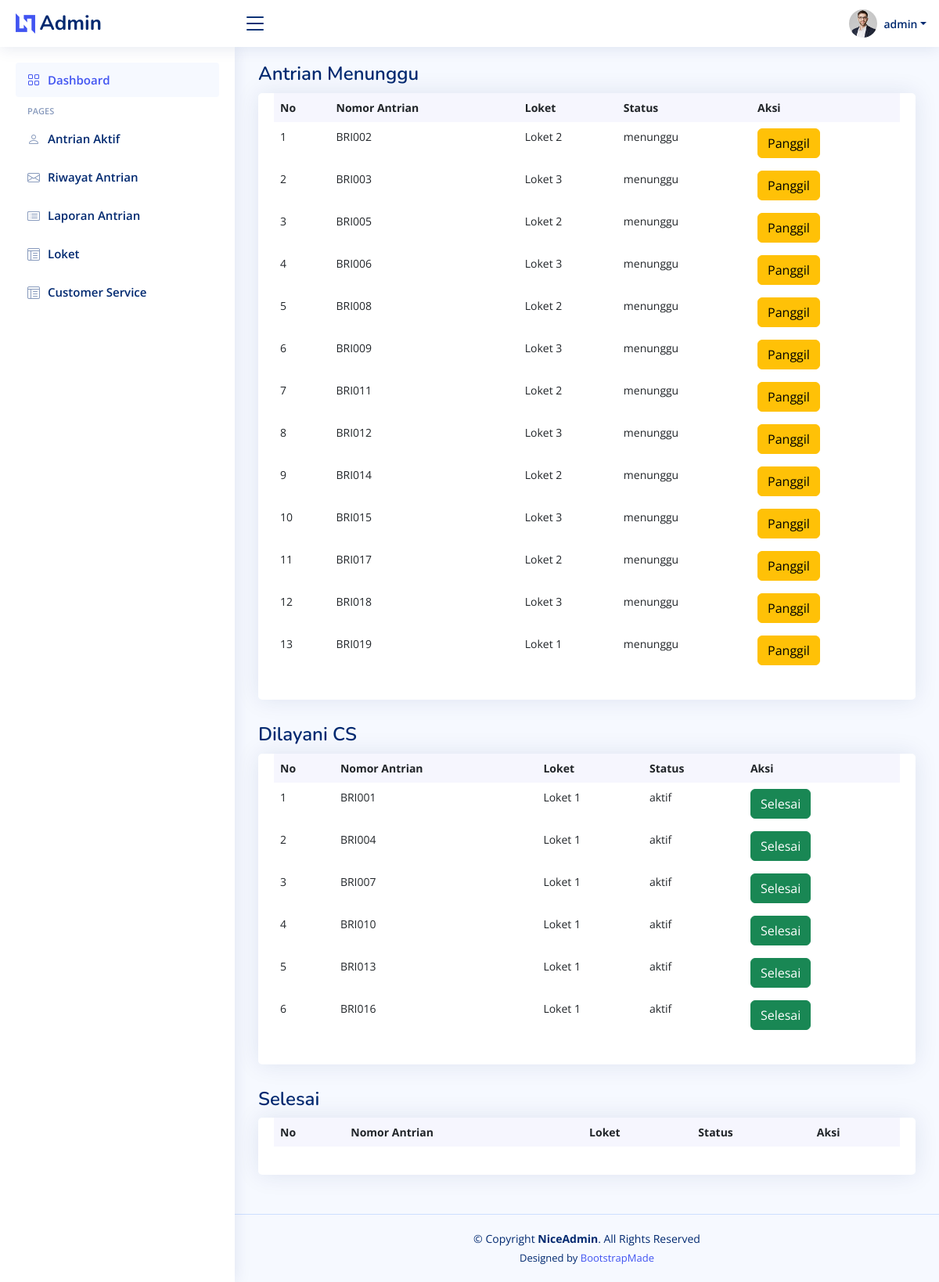
The page /admin/antrian-aktif.php (signed in) on the database its author committed.
### tables this page shows
CREATE TABLE `antrian` (
  `id` int(11) NOT NULL,
  `nomor_antrian` varchar(255) NOT NULL,
  `loket_id` int(11) DEFAULT NULL,
  `waktu_dibuat` timestamp NULL DEFAULT current_timestamp() ON UPDATE current_timestamp(),
  `status` enum('aktif','selesai','menunggu') DEFAULT NULL
);

CREATE TABLE `loket` (
  `id` int(11) NOT NULL,
  `nama` varchar(255) NOT NULL
);

### admin/antrian-aktif.php (the view, shortened to what this page needs)
<?php
include '../koneksi.php';
?>
<!DOCTYPE html>
<html lang="en">
<head>
  <link href="../assets/vendor/bootstrap/css/bootstrap.min.css" rel="stylesheet">
  <link href="../assets/vendor/bootstrap-icons/bootstrap-icons.css" rel="stylesheet">
  <link href="../assets/vendor/boxicons/css/boxicons.min.css" rel="stylesheet">
  <link href="../assets/vendor/quill/quill.snow.css" rel="stylesheet">
  <link href="../assets/vendor/quill/quill.bubble.css" rel="stylesheet">
  <link href="../assets/vendor/remixicon/remixicon.css" rel="stylesheet">
  <link href="../assets/vendor/simple-datatables/style.css" rel="stylesheet">
  <link href="../assets/css/style.css" rel="stylesheet">
</head>
<body>
  <header id="header" class="header fixed-top d-flex align-items-center">
    <div class="d-flex align-items-center justify-content-between">
      <a href="index.html" class="logo d-flex align-items-center">
        <img src="assets/img/logo.png" alt="">
        <span class="d-none d-lg-block">Admin</span>
      </a>
      <i class="bi bi-list toggle-sidebar-btn"></i>
    </div>
    <nav class="header-nav ms-auto">
      <ul class="d-flex align-items-center">
        <li class="nav-item dropdown pe-3">
          <a class="nav-link nav-profile d-flex align-items-center pe-0" href="#" data-bs-toggle="dropdown">
            <img src="../assets/img/profile-img.jpg" alt="Profile" class="rounded-circle">
            <span class="d-none d-md-block dropdown-toggle ps-2"><?= $_SESSION['nama_admin'] ?></span>
          </a>
        </li>
      </ul>
    </nav>
  </header>
  <aside id="sidebar" class="sidebar">
    <ul class="sidebar-nav" id="sidebar-nav">
      <li class="nav-item">
        <a class="nav-link " href="index.php">
          <i class="bi bi-grid"></i>
          <span>Dashboard</span>
        </a>
      </li>
      <li class="nav-heading">Pages</li>
      <li class="nav-item">
        <a class="nav-link collapsed" href="antrian-aktif.php">
          <i class="bi bi-person"></i>
          <span>Antrian Aktif</span>
        </a>
      </li>
      <li class="nav-item">
        <a class="nav-link collapsed" href="riwayat-antrian.php">
          <i class="bi bi-envelope"></i>
          <span>Riwayat Antrian</span>
        </a>
      </li>
      <li class="nav-item">
        <a class="nav-link collapsed" href="laporan-antrian.php">
          <i class="bi bi-card-list"></i>
          <span>Laporan Antrian</span>
        </a>
      </li>
      <li class="nav-item">
        <a class="nav-link collapsed" href="loket.php">
          <i class="bi bi-layout-text-window-reverse"></i>
          <span>Loket</span>
        </a>
      </li>
      <li class="nav-item">
        <a class="nav-link collapsed" href="staff.php">
          <i class="bi bi-layout-text-window-reverse"></i>
          <span>Customer Service</span>
        </a>
      </li>
    </ul>
  </aside>
  <main id="main" class="main">
    <div class="pagetitle">
      <h1>Antrian Menunggu</h1>
    </div>
    <section class="section dashboard">
      <div class="row">
            <div class="col-12">
              <div class="card recent-sales overflow-auto">
                <div class="card-body">
                <table class="table table-borderless datatable">
                  <thead>
                      <tr>
                          <th scope="col">No</th>
                          <th scope="col">Nomor Antrian</th>
                          <th scope="col">Loket</th>
                          <th scope="col">Status</th>
                          <th scope="col">Aksi</th>
                      </tr>
                  </thead>
                  <tbody>
                  <?php
                      $no = 1;
                      $tampil = mysqli_query($koneksi, "SELECT
                                                          a.nomor_antrian,
                                                          a.status,
                                                          l.nama as nama_loket
                                                      FROM
                                                          antrian a
                                                      JOIN
                                                          loket l ON a.loket_id = l.id
                                                      WHERE status = 'menunggu' ORDER BY a.id ASC
                                                      ;
                                                      ");
                      while($data = mysqli_fetch_array($tampil)):
                  ?>
                      <tr>
                          <td><?= $no++ ?></td>
                          <td><?= $data['nomor_antrian'] ?></td>
                          <td><?= $data['nama_loket'] ?></td>
                          <td><?= $data['status'] ?></td>
                          <td>
                              <a href="#"
                                onclick="return panggilDanRedirect(
                                    '<?= $data['nomor_antrian'] ?>',
                                    '<?= $data['nama_loket'] ?>',
                                    'proses_aktif.php?nomor_antrian=<?= $data['nomor_antrian'] ?>'
                                )"
                                class="btn btn-warning">Panggil</a>
                          </td>
                      </tr>
                  <?php
                      endwhile;
                  ?>
                  </tbody>
              </table>
                </div>
              </div>
            </div>
          </div>
    </section>
    <div class="pagetitle">
      <h1>Dilayani CS</h1>
    </div>
    <section class="section dashboard">
      <div class="row">
            <div class="col-12">
              <div class="card recent-sales overflow-auto">
                <div class="card-body">
                  <table class="table table-borderless datatable">
                    <thead>
                      <tr>
                        <th scope="col">No</th>
                        <th scope="col">Nomor Antrian</th>
                        <th scope="col">Loket</th>
                        <th scope="col">Status</th>
                        <th scope="col">Aksi</th>
                      </tr>
                    </thead>
                    <tbody>
                    <?php
                        $no = 1;
                        $tampil = mysqli_query($koneksi, "SELECT
                                                              a.nomor_antrian,
                                                              a.status,
                                                              l.nama as nama_loket
                                                          FROM
                                                              antrian a
                                                          JOIN
                                                              loket l ON a.loket_id = l.id
                                                          WHERE status = 'aktif'
                                                          ;
                                                          ");
                        while($data = mysqli_fetch_array($tampil)):
                    ?>
                      <tr>
                        <td><?= $no++ ?></td>
                        <td><?= $data['nomor_antrian'] ?></td>
                        <td><?= $data['nama_loket'] ?></td>
                        <td><?= $data['status'] ?></td>
                        <td>
                          <a href="proses_selesai.php?nomor_antrian=<?= $data['nomor_antrian'] ?>" onclick="return confirm('Apakah Anda Yakin Sudah Selesai?')" class="btn btn-success">Selesai</a>
                        </td>
                      </tr>
                      <?php
                        endwhile;
                      ?>
                    </tbody>
                  </table>
                </div>
              </div>
            </div>
          </div>
    </section>
    <div class="pagetitle">
      <h1>Selesai</h1>
    </div>
    <section class="section dashboard">
      <div class="row">
            <div class="col-12">
              <div class="card recent-sales overflow-auto">
                <div class="card-body">
                  <table class="table table-borderless datatable">
                    <thead>
                      <tr>
                        <th scope="col">No</th>
                        <th scope="col">Nomor Antrian</th>
                        <th scope="col">Loket</th>
                        <th scope="col">Status</th>
                        <th scope="col">Aksi</th>
                      </tr>
                    </thead>
                  </table>
                </div>
              </div>
            </div>
          </div>
    </section>
  </main>
  <footer id="footer" class="footer">
    <div class="copyright">
      &copy; Copyright <strong><span>NiceAdmin</span></strong>. All Rights Reserved
    </div>
    <div class="credits">
      Designed by <a href="https://bootstrapmade.com/">BootstrapMade</a>
    </div>
  </footer>
</body>
</html>

### assets/css/style.css (style rules this page uses)
:root { scroll-behavior: smooth; }
body { font-family: "Open Sans", sans-serif; background: #f6f9ff; color: #444444; }
a { color: #4154f1; text-decoration: none; }
h1, h2, h3, h4, h5, h6 { font-family: "Nunito", sans-serif; }
#main { margin-top: 60px; padding: 20px 30px; transition: all 0.3s; }
.pagetitle { margin-bottom: 10px; }
.pagetitle h1 { font-size: 24px; margin-bottom: 0; font-weight: 600; color: #012970; }
.card { margin-bottom: 30px; border: none; border-radius: 5px; box-shadow: 0px 0 30px rgba(1, 41, 112, 0.1); }
.card-body { padding: 0 20px 20px 20px; }
.logo { line-height: 1; }
@media (min-width: 1200px) { .logo { width: 280px; } }
.logo img { max-height: 26px; margin-right: 6px; }
.logo span { font-size: 26px; font-weight: 700; color: #012970; font-family: "Nunito", sans-serif; }
.header { transition: all 0.5s; z-index: 997; height: 60px; box-shadow: 0px 2px 20px rgba(1, 41, 112, 0.1); background-color: #fff; padding-left: 20px; }
.header .toggle-sidebar-btn { font-size: 32px; padding-left: 10px; cursor: pointer; color: #012970; }
.header-nav ul { list-style: none; }
.header-nav>ul { margin: 0; padding: 0; }
.header-nav .nav-profile { color: #012970; }
.header-nav .nav-profile img { max-height: 36px; }
.header-nav .nav-profile span { font-size: 14px; font-weight: 600; }
.sidebar { position: fixed; top: 60px; left: 0; bottom: 0; width: 300px; z-index: 996; transition: all 0.3s; padding: 20px; overflow-y: auto; scrollbar-width: thin; scrollbar-color: #aab7cf transparent; box-shadow: 0px 0px 20px rgba(1, 41, 112, 0.1); background-color: #fff; }
@media (min-width: 1200px) { #main, #footer { margin-left: 300px; } }
.sidebar-nav { padding: 0; margin: 0; list-style: none; }
.sidebar-nav li { padding: 0; margin: 0; list-style: none; }
.sidebar-nav .nav-item { margin-bottom: 5px; }
.sidebar-nav .nav-heading { font-size: 11px; text-transform: uppercase; color: #899bbd; font-weight: 600; margin: 10px 0 5px 15px; }
.sidebar-nav .nav-link { display: flex; align-items: center; font-size: 15px; font-weight: 600; color: #4154f1; transition: 0.3; background: #f6f9ff; padding: 10px 15px; border-radius: 4px; }
.sidebar-nav .nav-link i { font-size: 16px; margin-right: 10px; color: #4154f1; }
.sidebar-nav .nav-link.collapsed { color: #012970; background: #fff; }
.sidebar-nav .nav-link.collapsed i { color: #899bbd; }
.dashboard .recent-sales { font-size: 14px; }
.dashboard .recent-sales .table thead { background: #f6f6fe; }
.dashboard .recent-sales .table thead th { border: 0; }
.footer { padding: 20px 0; font-size: 14px; transition: all 0.3s; border-top: 1px solid #cddfff; }
.footer .copyright { text-align: center; color: #012970; }
.footer .credits { padding-top: 5px; text-align: center; font-size: 13px; color: #012970; }

### rows shown on the page
antrian: nomor_antrian "BRI002", loket.nama "Loket 2", status "menunggu"
antrian: nomor_antrian "BRI003", loket.nama "Loket 3", status "menunggu"
antrian: nomor_antrian "BRI005", loket.nama "Loket 2", status "menunggu"
antrian: nomor_antrian "BRI006", loket.nama "Loket 3", status "menunggu"
antrian: nomor_antrian "BRI008", loket.nama "Loket 2", status "menunggu"
antrian: nomor_antrian "BRI009", loket.nama "Loket 3", status "menunggu"
antrian: nomor_antrian "BRI011", loket.nama "Loket 2", status "menunggu"
antrian: nomor_antrian "BRI012", loket.nama "Loket 3", status "menunggu"
antrian: nomor_antrian "BRI014", loket.nama "Loket 2", status "menunggu"
antrian: nomor_antrian "BRI015", loket.nama "Loket 3", status "menunggu"
antrian: nomor_antrian "BRI017", loket.nama "Loket 2", status "menunggu"
antrian: nomor_antrian "BRI018", loket.nama "Loket 3", status "menunggu"
antrian: nomor_antrian "BRI019", loket.nama "Loket 1", status "menunggu"
antrian: nomor_antrian "BRI001", loket.nama "Loket 1", status "aktif"
antrian: nomor_antrian "BRI004", loket.nama "Loket 1", status "aktif"
antrian: nomor_antrian "BRI007", loket.nama "Loket 1", status "aktif"
antrian: nomor_antrian "BRI010", loket.nama "Loket 1", status "aktif"
antrian: nomor_antrian "BRI013", loket.nama "Loket 1", status "aktif"
antrian: nomor_antrian "BRI016", loket.nama "Loket 1", status "aktif"

### other values the page prints
$_SESSION['nama_admin'] "admin"
